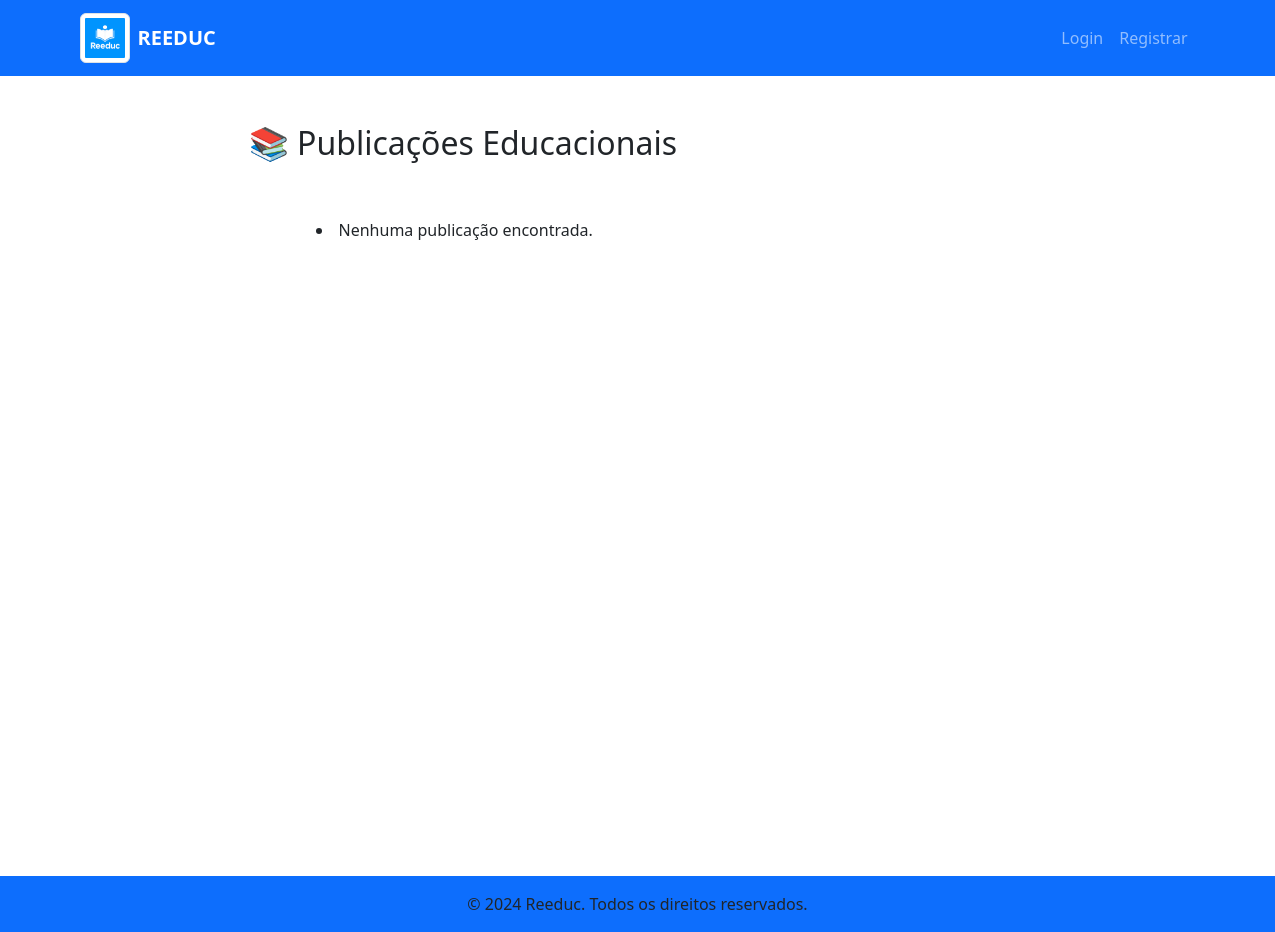
Page /educacao/publicacoes/ on the earlier database version.
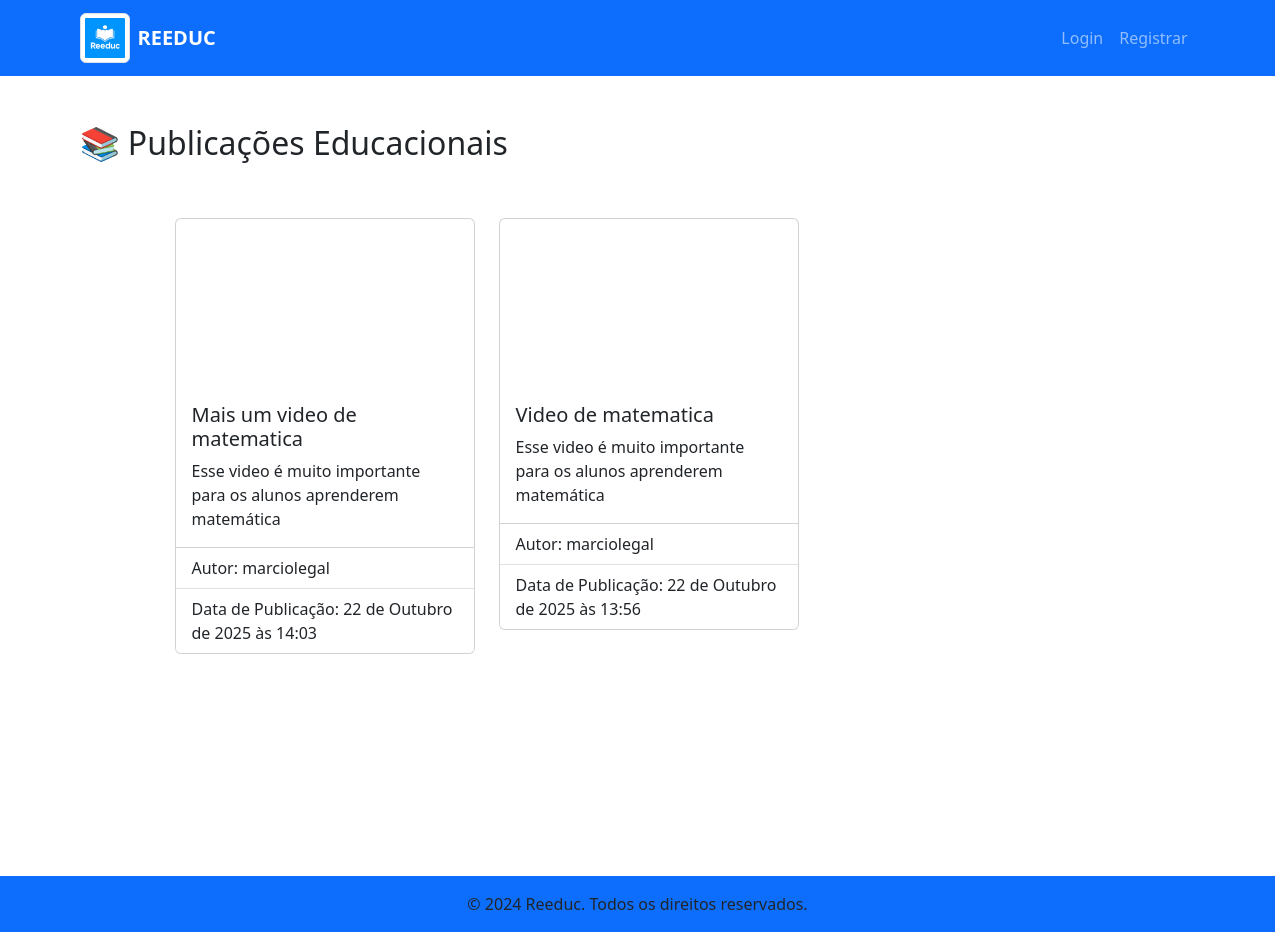
Same page on the later database version.
### educacao/models.py (models this page shows, shortened)
class PublicacaoEducacional(models.Model):
    titulo = models.CharField(max_length=200)
    descricao = models.TextField()
    link = models.URLField(max_length=200, null=True, blank=True)
    data_publicacao = models.DateTimeField(auto_now_add=True)
    autor = models.ForeignKey(
        User,
        on_delete=models.CASCADE,
        related_name='publicacoes'
    )
    @property
    def embed_link(self):
        if not self.link:
            return ''
        return self.link.replace('watch?v=', 'embed/')

### educacao/views.py (the view)
# urls.py: path('publicacoes/', views.publicacao_list, name='publicacoes_list'),
def publicacao_list(request):
    all_publicacoes = PublicacaoEducacional.objects.all().order_by('-data_publicacao')
    context = {
        'publicacoes': all_publicacoes
    }
    return render(request, 'educacao/publicacoes_list.html', context)

### educacao/templates/educacao/publicacoes_list.html
{% extends 'core/base.html' %}
{% block content %}
<div class="row gap-5">
    <div class="col-sm-12">
        <h2>📚 Publicações Educacionais</h2>
    </div>
    <div class="col-sm-12 d-flex flex-wrap gap-4 justify-content-start offset-1">
        {% for p in publicacoes %}
            <div class="col-sm-12 col-md-6 col-lg-4" style="width: 300px;">
                <div class="card">
                    {% if p.embed_link %}
                        <div class="ratio ratio-16x9">
                            <iframe
                                src="{{ p.embed_link }}"
                                title="{{ p.titulo }}"
                                allow="accelerometer; autoplay; clipboard-write; encrypted-media; gyroscope; picture-in-picture"
                                allowfullscreen>
                            </iframe>
                        </div>
                    {% endif %}
                    <div class="card-body">
                        <h5 class="card-title">{{ p.titulo }}</h5>
                        <p class="card-text text-wrap text-truncate" style="max-width: 300px;">
                                {{ p.descricao }}
                            </p>
                    </div>
                    <ul class="list-group list-group-flush">
                        <li class="list-group-item">Autor: {{ p.autor }}</li>
                        <li class="list-group-item">Data de Publicação: {{ p.data_publicacao }}</li>
                    </ul>
                </div>
            </div>
        {% empty %}
            <li>Nenhuma publicação encontrada.</li>
        {% endfor %}
    </div>
</div>
{% endblock %}

### core/templates/core/base.html (shortened to what this page needs)
{% load static %}
<!DOCTYPE html>
<html lang="pt-br">
<head>
    <link href="https://cdn.jsdelivr.net/npm/bootstrap@5.3.3/dist/css/bootstrap.min.css" rel="stylesheet">
</head>
<body class="bg-white ">
    <nav class="navbar navbar-expand-lg navbar-dark bg-primary">
        <div class="container">
            <a class="navbar-brand d-flex align-items-center gap-2" href="{% url 'home' %}">
                <img src="{% static 'core/images/logo.jpg' %}" alt="Logo REEDUC" class="img-thumbnail" height="50" width="50">
                <span class="fw-bold text-white">REEDUC</span>
            </a>
            <div class="collapse navbar-collapse justify-content-end">
                <ul class="navbar-nav">
                    {% if request.user.is_authenticated %}
                        <li class="nav-item">
                            <a class="nav-link" href="{% url 'dashboard' %}">Painel</a>
                        </li>
                        <li class="nav-item">
                            <a class="nav-link" href="{% url 'course_list' %}">Cursos</a>
                        </li>
                        <li class="nav-item">
                            <a class="nav-link" href="{% url 'pending_activities' %}">Pendentes</a>
                        </li>
                        <li class="nav-item">
                            <a class="nav-link" href="{% url 'logout' %}">Sair</a>
                        </li>
                    {% else %}
                        <li class="nav-item">
                            <a class="nav-link" href="{% url 'login' %}">Login</a>
                        </li>
                        <li class="nav-item">
                            <a class="nav-link" href="{% url 'register' %}">Registrar</a>
                        </li>
                    {% endif %}
                </ul>
            </div>
        </div>
    </nav>
    <div class="container d-flex justify-content-center align-items-start min-vh-100 py-5">
        {% block content %}
        {% endblock %}
    </div>
    <footer class="bg-primary text-center text-lg-start mt-auto">
        <div class="text-center p-3">
            © 2024 Reeduc. Todos os direitos reservados.
        </div>
    </footer>
</body>
</html>

Differences in the rows shown:
added PublicacaoEducacional: titulo "Mais um video de matematica", descricao "Esse video é muito importante para os alunos aprenderem matemática", autor "marciolegal", data_publicacao "22 de Outubro de 2025 às 14:03"
added PublicacaoEducacional: titulo "Video de matematica", descricao "Esse video é muito importante para os alunos aprenderem matemática", autor "marciolegal", data_publicacao "22 de Outubro de 2025 às 13:56"
Other differences:
text no longer shown: "Nenhuma publicação encontrada."
